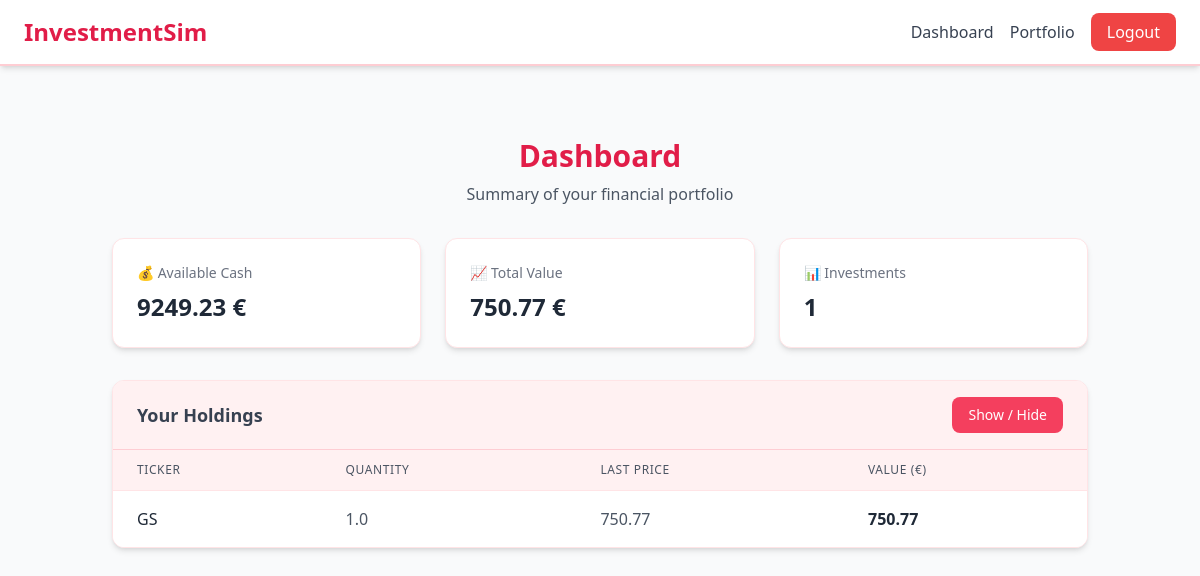
The page /dashboard (signed in) on the database its author committed.
### models.py (models this page shows)
class User(UserMixin, db.Model):
    id = db.Column(db.Integer, primary_key=True)
    name = db.Column(db.String(120))
    email = db.Column(db.String(120), unique=True, nullable=False)
    password_hash = db.Column(db.String(128))
    cash = db.Column(db.Float, default=10000.0)
    operations = db.relationship('Operation', backref='user', lazy=True)
    holdings = db.relationship('Holding', backref='user', lazy=True)

class Holding(db.Model):
    id = db.Column(db.Integer, primary_key=True)
    user_id = db.Column(db.Integer, db.ForeignKey('user.id'))
    asset_id = db.Column(db.Integer, db.ForeignKey('asset.id'))
    quantity = db.Column(db.Float, default=0.0)
    avg_price = db.Column(db.Float, default=0.0)

class Asset(db.Model):
    id = db.Column(db.Integer, primary_key=True)
    ticker = db.Column(db.String(20), unique=True, nullable=False)
    name = db.Column(db.String(200))
    last_price = db.Column(db.Float)
    updated_at = db.Column(db.DateTime, default=datetime.utcnow)
    holdings = db.relationship('Holding', backref='asset', lazy=True)

### main.py (the view)
@app.route('/dashboard')
@login_required
def dashboard():
    assets = Asset.query.all()
    holdings = Holding.query.filter_by(user_id=current_user.id).all()
    portfolio_value = sum([
        (Asset.query.get(h.asset_id).last_price or 0) * h.quantity
        for h in holdings
    ])
    return render_template('dashboard.html',
                           assets=assets,
                           holdings=holdings,
                           cash=current_user.cash,
                           total_value=portfolio_value)

### main.py (called while the page is built)
@login_manager.user_loader
def load_user(user_id):
    return User.query.get(int(user_id))

@app.before_request
def setup():
    if not hasattr(app, 'setup_done'):
        with app.app_context():
            db.create_all()
            tickers = ['AAPL', 'MSFT', 'GOOGL', 'AMZN', 'TSLA', 'JPM', 'BAC',
                       'GS', 'MS', 'V', 'MA', 'NVDA', 'META', 'IBM', 'ORCL']
            for t in tickers:
                if not Asset.query.filter_by(ticker=t).first():
                    db.session.add(Asset(ticker=t, name=t))
            db.session.commit()
            update_asset_prices(tickers)
        app.setup_done = True

### templates/dashboard.html
{% extends "base.html" %}
{% block content %}
<div class="space-y-8">
  <div class="text-center">
    <h1 class="text-3xl font-bold text-rose-600 mb-2">Dashboard</h1>
    <p class="text-gray-600">Summary of your financial portfolio</p>
  </div>
  <div class="grid grid-cols-1 sm:grid-cols-2 lg:grid-cols-3 gap-6">
    <div class="bg-white rounded-xl shadow-md p-6 hover:shadow-lg transition border border-rose-100">
      <h3 class="text-gray-500 text-sm font-medium">💰 Available Cash</h3>
      <p class="text-2xl font-semibold text-gray-800 mt-2">{{ '%.2f' % cash }} €</p>
    </div>
    <div class="bg-white rounded-xl shadow-md p-6 hover:shadow-lg transition border border-rose-100">
      <h3 class="text-gray-500 text-sm font-medium">📈 Total Value</h3>
      <p class="text-2xl font-semibold text-gray-800 mt-2">{{ '%.2f' % total_value }} €</p>
    </div>
    <div class="bg-white rounded-xl shadow-md p-6 hover:shadow-lg transition border border-rose-100">
      <h3 class="text-gray-500 text-sm font-medium">📊 Investments</h3>
      <p class="text-2xl font-semibold text-gray-800 mt-2">{{ holdings|length }}</p>
    </div>
  </div>
  <div class="bg-white rounded-xl shadow-md overflow-hidden border border-rose-100">
    <div class="px-6 py-4 border-b border-rose-200 flex justify-between items-center bg-rose-50">
      <h4 class="text-lg font-semibold text-gray-700">Your Holdings</h4>
      <button
        onclick="document.getElementById('tabla-holdings').classList.toggle('hidden')"
        class="text-sm bg-rose-500 text-white px-4 py-2 rounded-lg hover:bg-rose-600 transition">
        Show / Hide
      </button>
    </div>
    <div id="tabla-holdings" class="overflow-x-auto">
      <table class="min-w-full divide-y divide-rose-100">
        <thead class="bg-rose-50">
          <tr>
            <th class="px-6 py-3 text-left text-xs font-medium text-gray-600 uppercase tracking-wider">Ticker</th>
            <th class="px-6 py-3 text-left text-xs font-medium text-gray-600 uppercase tracking-wider">Quantity</th>
            <th class="px-6 py-3 text-left text-xs font-medium text-gray-600 uppercase tracking-wider">Last Price</th>
            <th class="px-6 py-3 text-left text-xs font-medium text-gray-600 uppercase tracking-wider">Value (€)</th>
          </tr>
        </thead>
        <tbody class="bg-white divide-y divide-gray-100">
          {% for h in holdings %}
          <tr class="hover:bg-rose-50 transition">
            <td class="px-6 py-4 text-gray-800 font-medium">{{ h.asset.ticker }}</td>
            <td class="px-6 py-4 text-gray-600">{{ h.quantity }}</td>
            <td class="px-6 py-4 text-gray-600">{{ '%.2f' % h.asset.last_price if h.asset.last_price else '—' }}</td>
            <td class="px-6 py-4 text-gray-800 font-semibold">{{ '%.2f' % (h.quantity * (h.asset.last_price or 0)) }}</td>
          </tr>
          {% endfor %}
        </tbody>
      </table>
    </div>
  </div>
</div>
{% endblock %}

### rows shown on the page
User: cash "9249.23"
Holding: asset.ticker "GS", quantity "1.0", h.quantity*(h.asset.last_priceor0) "750.77"
Asset: last_price "750.77"

### other values the page prints
{{ '%.2f' % total_value }} "750.77"
{{ holdings|length }} "1"
